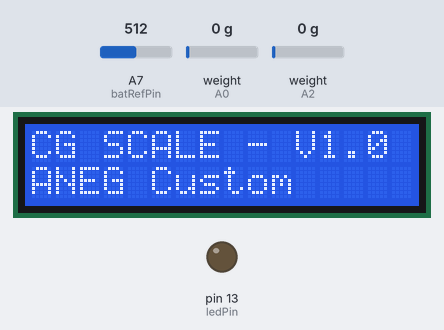
The sketch below on a simulated Arduino Nano, built with avr-gcc and run on an emulated ATmega328P. Shown: 16×2 character LCD, output pins drawn as LEDs (lit = HIGH). Dashed ring = blinking. The test bench sets the inputs (shaded band); at power-on: weight on the scale (sensors on A2, A0) 0 g, A7 (batRefPin) = 512.

Above: at 10.1 s.
At 34.2 s:
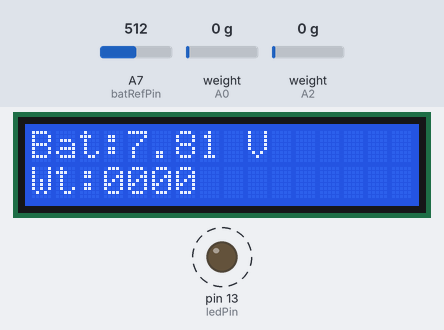
34.3 s: weight on the scale (sensor on A2) set to 100 g
At 35.61 s:
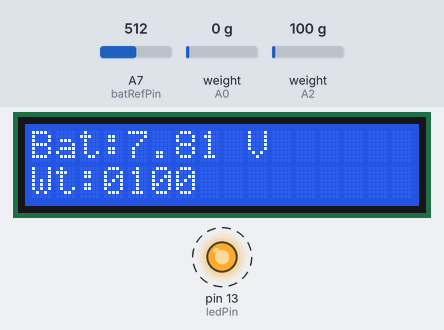
63.5 s: weight on the scale (sensor on A2) set to 1250 g
At 66.3 s:
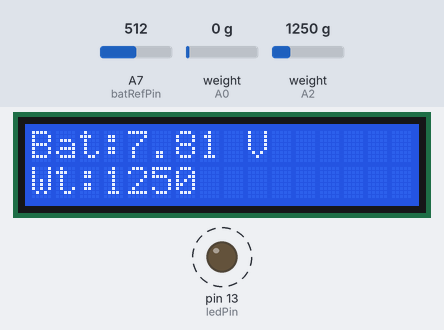
Timing chart, 0 to 98.7 s (numbered marks = the images above; inputs shaded):
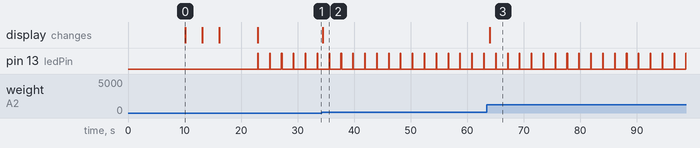

Measured:
- after the input at 34.3 s, the display: changes after 0.16 s (image 2)
- after the input at 63.5 s, the display: changes after 0.52 s (image 3)
- by itself, pin 13 (ledPin): alternates HIGH for 0.10 s and LOW for 2.0 s
- what the display in image 0 shows lasts 3.0 s, from 10.1 s to 13.1 s

The sketch:

CG_scale_i2C_1602.ino
```cpp
/*************************************************************************************************
 *  CG scale for F3F & F3B models
 *  Original concept by Olav Kallhovd 2016-2017.
 *  Breakout with a unique Arduino pro and OLED sreen by Alain Désandré,junuary 2018.
 *  CG Scale main components:
 *    1 pc load sensor front YZC-133 2kg
 *    1 pc load sensor rear YZC-133 3kg
 *    2 pc HX711 ADC, one for each load sensor (128bit resolution)
 *    1 pc Arduino Pro for the scale and the display
 *    1 pc 16*2 HD44780 LCD or Oled 0.96" ssd1306 or (see CG_scale_I2C_Oled), both using I2C
 *    3D printed parts
 *    Max model weight with sensors above: 4 to 4,5kg depending on CG location
 *
 *  Libraries used
 *    - HX711_ADC from Olav Kallhovd Github is used
 *    - Adafruit_SSD1306 (or LiquidCristal_I2C depending the screen used)
 *
 *  alain.desandre@wanadoo.fr - V1.0 - 14/01/2018
 */

/*--- Used to send debug on the serial monitor              ---*/
//#define CG_SCALE_DEBUG

/*--- Delay for the Welcome Display                         ---*/
#define CG_SCALE_DELAY_WELCOME 3000

/*--- Delay for stabilize                                   ---*/
#define CG_SCALE_DELAY_STABILIZE 10000

/*---- Various                                               ---*/
#define TRUE 1
#define FALSE 0

/*--- Includes declaration                                  ---*/
// Librairie Arduino de base
#include <Arduino.h>

//https://github.com/olkal/HX711_ADC can be installed from the library manager
//Number of samples and some filtering settings can be adjusted in the HX711_ADC.h library file
//The best RATE setting is usually 10SPS, see HX711 data sheet (HX711 pin 15, can usually be set by a solder jumper on the HX711 module)
//RATE 80SPS will also work fine, but conversions will be more noisy, so consider increasing number of samples in HX711_ADC.h
#include <HX711_ADC.h>

// LiquidCrystal_I2C library.
#include <LiquidCrystal_I2C.h>

// I2C Library.This library is installed by default by the arduino developpement environnement.
#include <Wire.h>

/*--- Global variable declaration                             ---*/

//HX711 constructor (dout pin, sck pint):
HX711_ADC LoadCell_1(A2, A3); //HX711 pins front sensor (DOUT, PD_SCK)
HX711_ADC LoadCell_2(A0, A1); //HX711 pins rear sensor (DOUT, PD_SCK)

// 1602 LCD constructor
LiquidCrystal_I2C lcd(0x27,16,2);

byte ledPin = LED_BUILTIN;    // onboard led. Flash indicates that CG_SCALE is running.
boolean ledState;
byte batRefPin = A7;          // A4 in the original concept, but A4, A5 used on I2C, so we move to A7
char toWeightLCD[8];
char toCgLCD[9];
char toBatLCD[11];
boolean output;
long t1;
long t2;
boolean bBatWarning = FALSE;

const int printInterval = 500; // LCD/Serial refresh interval

//*** configuration:
//*** set dimensional calibration values:
const long WingPegDist = 1193; //calibration value in 1/10mm, projected distance between wing support points, measure with calliper (old : 1198)
const long LEstopperDist = 316; //calibration value 1/10mm, projected distance from front wing support point to leading edge (stopper pin), measure with calliper (old : 300)
//*** set scale calibration values (best to have the battery connected when doing calibration):
const float ldcell_1_calfactor = 1121.0; // user set calibration factor load cell front (float) old : 954
const float ldcell_2_calfactor = 699.0; // user set calibration factor load cell rear (float) old : 799
//***
const long stabilisingtime = 3000; // tare precision can be improved by adding a few seconds of stabilising time
//***
const long CGoffset = ((WingPegDist / 2) + LEstopperDist) * 10;

/********************************************************************
 * void setup(void)
 *
 * Setup
 ********************************************************************/
void setup() {
  //***
  output = 1; //change to 1 for LCD, output = 0 for Serial terminal (for calibrating), output = 1 for LCD !!!
  //***

  // open serial monitor for debug
  Serial.begin(9600);

  if(output == 1) {
  // LCD init.
  lcd.init();
  }

  // wait for stabilize
  delay(CG_SCALE_DELAY_STABILIZE);

  if(output == 1) { // if output to OLED display

  // Welcome message
  lcd.backlight();
  lcd.clear();
  lcd.setCursor(0,0);
  lcd.print(F("CG SCALE - V1.0"));
  lcd.setCursor(0,1);
  lcd.print(F("ANEG Custom"));
  delay(CG_SCALE_DELAY_WELCOME);
  lcd.clear();
  lcd.setCursor(0,0);
  lcd.print(F("Concept"));
  lcd.setCursor(0,1);
  lcd.print(F("Olav Kallhovd"));
  delay(CG_SCALE_DELAY_WELCOME);
  lcd.clear();

  }  /* end if output == 1 */

  if (output == 0) { //if output to serial terminal
    Serial.println();
    Serial.println("Wait for stabilising and tare...");
  }

  /*--- HX711 init. and calibration factor setting ---*/
  LoadCell_1.begin();
  LoadCell_2.begin();
  byte loadcell_1_rdy = 0;
  byte loadcell_2_rdy = 0;
  while ((loadcell_1_rdy + loadcell_2_rdy) < 2) { //run startup, stabilisation and tare, both modules simultaneously
    if (!loadcell_1_rdy) loadcell_1_rdy = LoadCell_1.startMultiple(stabilisingtime);
    if (!loadcell_2_rdy) loadcell_2_rdy = LoadCell_2.startMultiple(stabilisingtime);
  }
  LoadCell_1.setCalFactor(ldcell_1_calfactor); // set calibration factor
  LoadCell_2.setCalFactor(ldcell_2_calfactor); // set calibration factor

  /*--- Led intialization                          ---*/
  pinMode(ledPin, OUTPUT); //led
  digitalWrite(ledPin, HIGH);

} /* End Setup() */

/******************************************************
 * int readBattVoltage(void)
 *
 * input : void
 * outpout : int battvalue - battery voltage value
 *
 ******************************************************/
int readBattVoltage(boolean *bWarn) { // read battery voltage
  long battvalue = 0;
  battvalue += analogRead(batRefPin);
  battvalue += analogRead(batRefPin);
  battvalue *= 4883L; // analog reading * (5.00V*1000000)/1024 (adjust value if VCC is not 5.0V)
  battvalue /= 640L; // this number comes from the resistor divider value ((R2/(R1+R2))*1000)/noof analogreadings (adjust value if required)
  //Serial.println(battvalue);
  if (battvalue < 7500) { //
    *bWarn = TRUE;
  }
  return battvalue;
} /* end readBattVoltage() */

/*******************************************************
 * void flashLed(void)
 *
 * flash the LEDBUILTIN
 *
 *******************************************************/
void flashLED() {
  if (t2 < millis()) {
    if (ledState) {
      t2 = millis() + 2000;
      ledState = 0;
    }
    else {
      t2 = millis() + 100;
      ledState = 1;
    }
    digitalWrite(ledPin, ledState);
  }
} /* end flashLED */

/********************************************************
 * void loop(void)
 *
 * Main loop
 *
 * ******************************************************/
void loop() {

  //library function update() should be called at least as often as HX711 sample rate; >10Hz@10SPS, >80Hz@80SPS
  //longer delay in scetch will reduce effective sample rate (be careful with delay() in loop)
  LoadCell_1.update();
  LoadCell_2.update();

  // calculate CG and update serial/LCD
  if (t1 < millis()) {
    t1 = millis() + printInterval;
    float a = LoadCell_1.getData();
    float b = LoadCell_2.getData();
    long weightAvr[2];
    float CGratio;
    long CG;
    weightAvr[0] = a * 100;
    weightAvr[1] = b * 100;
    long weightTot = weightAvr[0] + weightAvr[1];

    if (weightAvr[0] > 500 && weightAvr[1] > 500) {
      long a = weightAvr[1] / 10;
      long b = weightAvr[0] / 10;
      CGratio = (((a * 10000) / (a + b)));
      CG = ((((WingPegDist) * CGratio) / 1000) - ((WingPegDist * 10) / 2) + CGoffset);
    }
    else {
      CG = 0;
    }

    // if output = 0: print result to serial terminal:
    if (output == 0) {
      for (byte a = 0; a < 2; a++) {
        Serial.print(F("weight_LdCell_"));
        Serial.print(a + 1);
        Serial.print(F(": "));
        long i = weightAvr[a];
        if (i < 0) {
          Serial.print('-');
          i = ~weightAvr[a];
        }
        Serial.print(i / 100);
        Serial.print('.');
        if ((i % 100) < 10) {
          Serial.print(F("0"));
        }
        Serial.print(i % 100);
        Serial.print(F("      "));
      }
      Serial.print(F("CG:"));
      Serial.print(CG / 100);
      Serial.print('.');
      Serial.println(CG % 100);
    }
    else { //if output = 1: print to OLED

      if (weightTot < 0 && weightTot >= - 100) {
        weightTot = 0;
      }

      if (weightTot < -100) {
        toWeightLCD[0] = 'W';
        toWeightLCD[1] = 't';
        toWeightLCD[2] = ':';
        toWeightLCD[3] = 'E';
        toWeightLCD[4] = 'r';
        toWeightLCD[5] = 'r';
        toWeightLCD[6] = '.';
        toWeightLCD[7] ='\0';
      }
      else {
        toWeightLCD[0] = 'W';
        toWeightLCD[1] = 't';
        toWeightLCD[2] = ':';
        toWeightLCD[3] = (char)((weightTot / 100000)+48);
        toWeightLCD[4] = (char)(((weightTot % 100000) / 10000) + 48);
        toWeightLCD[5] = (char)(((weightTot % 10000) / 1000) + 48);
        toWeightLCD[6] = (char)(((weightTot % 1000) / 100)+48);
        toWeightLCD[7] ='\0';
      }
      if (CG != 0) {
        toCgLCD[0] = 'C';
        toCgLCD[1] = 'G';
        toCgLCD[2] = ':';
        toCgLCD[3] = (char)((CG / 10000)+48);
        toCgLCD[4] = (char)(((CG % 10000) / 1000)+48);
        toCgLCD[5] = (char)(((CG % 1000) / 100)+48);
        toCgLCD[6] = '.';
        toCgLCD[7] = (char)(((CG % 100) / 10)+48);
        toCgLCD[8] = '\0';
      }
      else {
        toCgLCD[0] = '\0';
      }

    /*--- Battery value display                     ---*/
    int batval = readBattVoltage(&bBatWarning);
    snprintf(toBatLCD,11,"Bat:%d.%d%d V", (batval / 1000),((batval % 1000) / 100),((batval % 100) / 10));
    lcd.setCursor(0,0);
    if(bBatWarning)
      ledState ? lcd.print(F("          ")) : lcd.print(toBatLCD);
    else
      lcd.print(toBatLCD);

    /*--- Weight and Cg OLED display                ---*/
    lcd.setCursor(0,1);
    lcd.print(toWeightLCD);
    lcd.setCursor(8,1);
    lcd.print(toCgLCD);

    #ifdef CG_SCALE_DEBUG
      /*--- DEBUG !!!                               ---*/
      Serial.print(F("LCD Weight = "));
      Serial.print(toWeightLCD);
      Serial.print(F(" LCD CG = "));
      Serial.print(toCgLCD);
      Serial.print(F(" LCD Batt = "));
      Serial.println(toBatLCD);
    #endif

    } /* end if output to OLED */

  } /* End if OLED/Serial interval */

  /*--- CG_SCALE stay alive !!!                     ---*/
  flashLED();

} /* end loop() */
```
